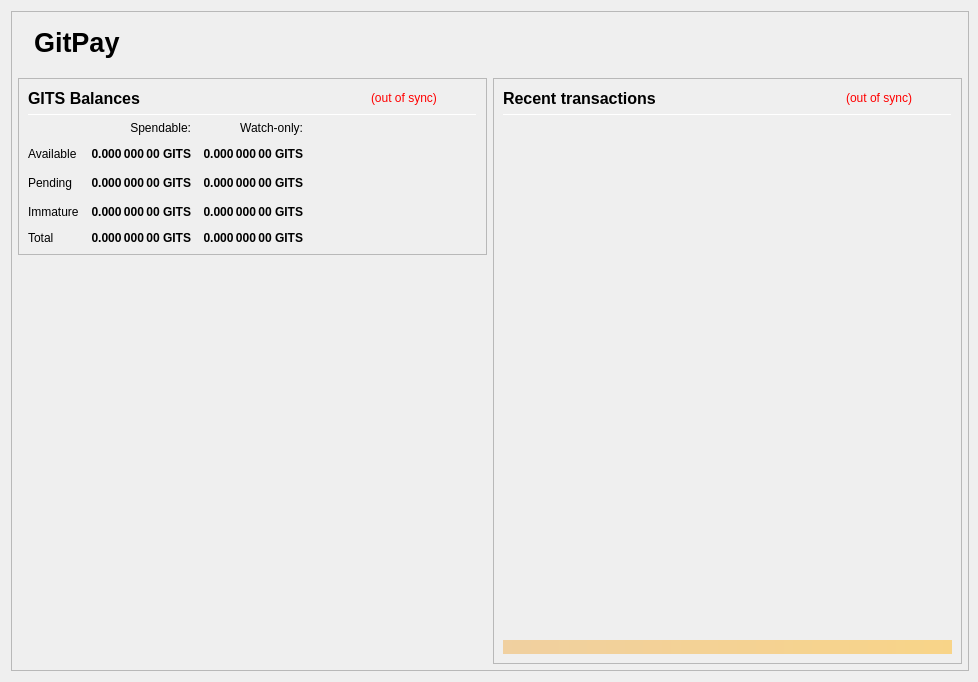
<?xml version="1.0" encoding="UTF-8"?>
<ui version="4.0">
 <class>OverviewPage</class>
 <widget class="QWidget" name="OverviewPage">
  <property name="geometry">
   <rect>
    <x>0</x>
    <y>0</y>
    <width>978</width>
    <height>682</height>
   </rect>
  </property>
  <property name="minimumSize">
   <size>
    <width>960</width>
    <height>682</height>
   </size>
  </property>
  <property name="font">
   <font>
    <weight>50</weight>
    <bold>false</bold>
   </font>
  </property>
  <property name="windowTitle">
   <string>Form</string>
  </property>
  <layout class="QVBoxLayout" name="topLayout" stretch="0">
   <property name="rightMargin">
    <number>9</number>
   </property>
   <item>
    <widget class="QFrame" name="frame_BG">
     <property name="minimumSize">
      <size>
       <width>850</width>
       <height>610</height>
      </size>
     </property>
     <property name="maximumSize">
      <size>
       <width>16777215</width>
       <height>16777215</height>
      </size>
     </property>
     <property name="frameShape">
      <enum>QFrame::StyledPanel</enum>
     </property>
     <property name="frameShadow">
      <enum>QFrame::Raised</enum>
     </property>
     <layout class="QVBoxLayout" name="verticalLayout_3" stretch="0">
      <property name="leftMargin">
       <number>0</number>
      </property>
      <property name="topMargin">
       <number>0</number>
      </property>
      <property name="rightMargin">
       <number>0</number>
      </property>
      <property name="bottomMargin">
       <number>6</number>
      </property>
      <item>
       <layout class="QVBoxLayout" name="verticalLayout_Master" stretch="0,1">
        <property name="leftMargin">
         <number>0</number>
        </property>
        <property name="topMargin">
         <number>0</number>
        </property>
        <property name="rightMargin">
         <number>0</number>
        </property>
        <property name="bottomMargin">
         <number>0</number>
        </property>
        <item>
         <widget class="QFrame" name="frame_Header">
          <layout class="QVBoxLayout" name="verticalLayout_Header" stretch="0">
           <property name="leftMargin">
            <number>0</number>
           </property>
           <property name="topMargin">
            <number>0</number>
           </property>
           <property name="rightMargin">
            <number>0</number>
           </property>
           <property name="bottomMargin">
            <number>0</number>
           </property>
           <item>
            <layout class="QHBoxLayout" name="horizontalLayout_Header" stretch="1,0">
             <property name="spacing">
              <number>6</number>
             </property>
             <item>
              <spacer name="horizontalSpacer_Header">
               <property name="orientation">
                <enum>Qt::Horizontal</enum>
               </property>
               <property name="sizeHint" stdset="0">
                <size>
                 <width>40</width>
                 <height>20</height>
                </size>
               </property>
              </spacer>
             </item>
			 <item>
           <widget class="QLabel" name="labelOverviewHeaderLeft">
            <property name="minimumSize">
             <size>
              <width>464</width>
              <height>60</height>
             </size>
            </property>
            <property name="maximumSize">
             <size>
              <width>16777215</width>
              <height>60</height>
             </size>
            </property>
            <property name="font">
             <font>
              <pointsize>20</pointsize>
              <weight>75</weight>
              <bold>true</bold>
             </font>
            </property>
            <property name="text">
             <string>GitPay</string>
            </property>
            <property name="alignment">
             <set>Qt::AlignLeading|Qt::AlignLeft|Qt::AlignVCenter</set>
            </property>
           </widget>
          </item>
             <item>
              <widget class="QLabel" name="labelOverviewHeaderRight">
               <property name="minimumSize">
                <size>
                 <width>464</width>
                 <height>60</height>
                </size>
               </property>
               <property name="maximumSize">
                <size>
                 <width>16777215</width>
                 <height>60</height>
                </size>
               </property>
				<property name="font">
				 <font>
				  <pointsize>20</pointsize>
				  <weight>75</weight>
				  <bold>true</bold>
				 </font>
				</property>
				<property name="text">
				 <string></string>
				</property>
               <property name="alignment">
                <set>Qt::AlignRight|Qt::AlignTrailing|Qt::AlignVCenter</set>
               </property>
              </widget>
             </item>
            </layout>
           </item>
          </layout>
         </widget>
        </item>
        <item>
         <widget class="QFrame" name="frame_Content">
          <layout class="QVBoxLayout" name="verticalLayout_Content">
           <property name="leftMargin">
            <number>6</number>
           </property>
           <property name="topMargin">
            <number>0</number>
           </property>
           <property name="rightMargin">
            <number>6</number>
           </property>
           <property name="bottomMargin">
            <number>0</number>
           </property>
           <item>
            <layout class="QHBoxLayout" name="horizontalLayout_Content" stretch="1,1">
             <property name="spacing">
              <number>6</number>
             </property>
             <item>
              <layout class="QVBoxLayout" name="verticalLayout_left" stretch="0,0">
               <item>
                <widget class="QFrame" name="frameBalances">
                 <property name="frameShape">
                  <enum>QFrame::StyledPanel</enum>
                 </property>
                 <property name="frameShadow">
                  <enum>QFrame::Raised</enum>
                 </property>
                 <layout class="QVBoxLayout" name="verticalLayout_4">
                  <item>
                   <layout class="QHBoxLayout" name="hlBalancesHeader" stretch="2,0,0">
                    <property name="spacing">
                     <number>6</number>
                    </property>
                    <item>
                     <widget class="QLabel" name="labelBalances">
                      <property name="minimumSize">
                       <size>
                        <width>0</width>
                        <height>0</height>
                       </size>
                      </property>
                      <property name="font">
                       <font>
                        <pointsize>12</pointsize>
                        <weight>75</weight>
                        <bold>true</bold>
                       </font>
                      </property>
                      <property name="text">
                       <string>GITS Balances</string>
                      </property>
                     </widget>
                    </item>
                    <item>
                     <widget class="QLabel" name="labelWalletStatus">
                      <property name="cursor">
                       <cursorShape>WhatsThisCursor</cursorShape>
                      </property>
                      <property name="toolTip">
                       <string>The displayed information may be out of date. Your wallet automatically synchronizes with the GITS network after a connection is established, but this process has not completed yet.</string>
                      </property>
                      <property name="styleSheet">
                       <string notr="true">QLabel { color: red; }</string>
                      </property>
                      <property name="text">
                       <string notr="true">(out of sync)</string>
                      </property>
                      <property name="alignment">
                       <set>Qt::AlignLeading|Qt::AlignLeft|Qt::AlignVCenter</set>
                      </property>
                     </widget>
                    </item>
                    <item>
                     <spacer name="hsBalancesHeader">
                      <property name="orientation">
                       <enum>Qt::Horizontal</enum>
                      </property>
                      <property name="sizeHint" stdset="0">
                       <size>
                        <width>40</width>
                        <height>20</height>
                       </size>
                      </property>
                     </spacer>
                    </item>
                   </layout>
                  </item>
                  <item>
                   <widget class="Line" name="lineBalances">
                    <property name="minimumSize">
                     <size>
                      <width>0</width>
                      <height>1</height>
                     </size>
                    </property>
                    <property name="maximumSize">
                     <size>
                      <width>16777215</width>
                      <height>1</height>
                     </size>
                    </property>
                    <property name="orientation">
                     <enum>Qt::Horizontal</enum>
                    </property>
                   </widget>
                  </item>
                  <item>
                   <layout class="QGridLayout" name="gridLayout">
                    <property name="spacing">
                     <number>12</number>
                    </property>
                    <item row="2" column="2">
                     <widget class="QLabel" name="labelWatchPending">
                      <property name="font">
                       <font>
                        <weight>75</weight>
                        <bold>true</bold>
                       </font>
                      </property>
                      <property name="cursor">
                       <cursorShape>ArrowCursor</cursorShape>
                      </property>
                      <property name="toolTip">
                       <string>Unconfirmed transactions to watch-only addresses</string>
                      </property>
                      <property name="text">
                       <string notr="true">0.000 000 00 GITS</string>
                      </property>
                      <property name="alignment">
                       <set>Qt::AlignRight|Qt::AlignTrailing|Qt::AlignVCenter</set>
                      </property>
                      <property name="textInteractionFlags">
                       <set>Qt::NoTextInteraction</set>
                      </property>
                     </widget>
                    </item>
                    <item row="2" column="1">
                     <widget class="QLabel" name="labelUnconfirmed">
                      <property name="font">
                       <font>
                        <weight>75</weight>
                        <bold>true</bold>
                       </font>
                      </property>
                      <property name="cursor">
                       <cursorShape>ArrowCursor</cursorShape>
                      </property>
                      <property name="toolTip">
                       <string>Total of transactions that have yet to be confirmed, and do not yet count toward the spendable balance</string>
                      </property>
                      <property name="text">
                       <string notr="true">0.000 000 00 GITS</string>
                      </property>
                      <property name="alignment">
                       <set>Qt::AlignRight|Qt::AlignTrailing|Qt::AlignVCenter</set>
                      </property>
                      <property name="textInteractionFlags">
                       <set>Qt::NoTextInteraction</set>
                      </property>
                     </widget>
                    </item>
                    <item row="3" column="2">
                     <widget class="QLabel" name="labelWatchImmature">
                      <property name="font">
                       <font>
                        <weight>75</weight>
                        <bold>true</bold>
                       </font>
                      </property>
                      <property name="cursor">
                       <cursorShape>ArrowCursor</cursorShape>
                      </property>
                      <property name="toolTip">
                       <string>Staked or masternode rewards in watch-only addresses that has not yet matured</string>
                      </property>
                      <property name="text">
                       <string notr="true">0.000 000 00 GITS</string>
                      </property>
                      <property name="alignment">
                       <set>Qt::AlignRight|Qt::AlignTrailing|Qt::AlignVCenter</set>
                      </property>
                      <property name="textInteractionFlags">
                       <set>Qt::NoTextInteraction</set>
                      </property>
                     </widget>
                    </item>
                    <item row="4" column="0">
                     <widget class="QLabel" name="labelTotalText">
                      <property name="text">
                       <string>Total</string>
                      </property>
                      <property name="textInteractionFlags">
                       <set>Qt::NoTextInteraction</set>
                      </property>
                     </widget>
                    </item>
                    <item row="3" column="1">
                     <widget class="QLabel" name="labelImmature">
                      <property name="font">
                       <font>
                        <weight>75</weight>
                        <bold>true</bold>
                       </font>
                      </property>
                      <property name="cursor">
                       <cursorShape>ArrowCursor</cursorShape>
                      </property>
                      <property name="toolTip">
                       <string>Staked or masternode rewards that has not yet matured</string>
                      </property>
                      <property name="text">
                       <string notr="true">0.000 000 00 GITS</string>
                      </property>
                      <property name="alignment">
                       <set>Qt::AlignRight|Qt::AlignTrailing|Qt::AlignVCenter</set>
                      </property>
                      <property name="textInteractionFlags">
                       <set>Qt::NoTextInteraction</set>
                      </property>
                     </widget>
                    </item>
                    <item row="2" column="3">
                     <spacer name="hsBalances">
                      <property name="orientation">
                       <enum>Qt::Horizontal</enum>
                      </property>
                      <property name="sizeHint" stdset="0">
                       <size>
                        <width>40</width>
                        <height>20</height>
                       </size>
                      </property>
                     </spacer>
                    </item>
                    <item row="3" column="0">
                     <widget class="QLabel" name="labelImmatureText">
                      <property name="text">
                       <string>Immature</string>
                      </property>
                      <property name="textInteractionFlags">
                       <set>Qt::NoTextInteraction</set>
                      </property>
                     </widget>
                    </item>
                    <item row="4" column="1">
                     <widget class="QLabel" name="labelTotal">
                      <property name="font">
                       <font>
                        <weight>75</weight>
                        <bold>true</bold>
                       </font>
                      </property>
                      <property name="cursor">
                       <cursorShape>ArrowCursor</cursorShape>
                      </property>
                      <property name="toolTip">
                       <string>Your current total balance</string>
                      </property>
                      <property name="text">
                       <string notr="true">0.000 000 00 GITS</string>
                      </property>
                      <property name="alignment">
                       <set>Qt::AlignRight|Qt::AlignTrailing|Qt::AlignVCenter</set>
                      </property>
                      <property name="textInteractionFlags">
                       <set>Qt::NoTextInteraction</set>
                      </property>
                     </widget>
                    </item>
                    <item row="4" column="2">
                     <widget class="QLabel" name="labelWatchTotal">
                      <property name="font">
                       <font>
                        <weight>75</weight>
                        <bold>true</bold>
                       </font>
                      </property>
                      <property name="cursor">
                       <cursorShape>ArrowCursor</cursorShape>
                      </property>
                      <property name="toolTip">
                       <string>Current total balance in watch-only addresses</string>
                      </property>
                      <property name="text">
                       <string notr="true">0.000 000 00 GITS</string>
                      </property>
                      <property name="alignment">
                       <set>Qt::AlignRight|Qt::AlignTrailing|Qt::AlignVCenter</set>
                      </property>
                      <property name="textInteractionFlags">
                       <set>Qt::NoTextInteraction</set>
                      </property>
                     </widget>
                    </item>
                    <item row="0" column="2">
                     <widget class="QLabel" name="labelWatchonly">
                      <property name="text">
                       <string>Watch-only:</string>
                      </property>
                      <property name="alignment">
                       <set>Qt::AlignRight|Qt::AlignTrailing|Qt::AlignVCenter</set>
                      </property>
                     </widget>
                    </item>
                    <item row="1" column="0">
                     <widget class="QLabel" name="labelBalanceText">
                      <property name="text">
                       <string>Available</string>
                      </property>
                      <property name="textInteractionFlags">
                       <set>Qt::NoTextInteraction</set>
                      </property>
                     </widget>
                    </item>
                    <item row="1" column="1">
                     <widget class="QLabel" name="labelBalance">
                      <property name="font">
                       <font>
                        <weight>75</weight>
                        <bold>true</bold>
                       </font>
                      </property>
                      <property name="cursor">
                       <cursorShape>ArrowCursor</cursorShape>
                      </property>
                      <property name="toolTip">
                       <string>Your current spendable balance</string>
                      </property>
                      <property name="text">
                       <string notr="true">0.000 000 00 GITS</string>
                      </property>
                      <property name="alignment">
                       <set>Qt::AlignRight|Qt::AlignTrailing|Qt::AlignVCenter</set>
                      </property>
                      <property name="textInteractionFlags">
                       <set>Qt::NoTextInteraction</set>
                      </property>
                     </widget>
                    </item>
                    <item row="1" column="2">
                     <widget class="QLabel" name="labelWatchAvailable">
                      <property name="font">
                       <font>
                        <weight>75</weight>
                        <bold>true</bold>
                       </font>
                      </property>
                      <property name="cursor">
                       <cursorShape>ArrowCursor</cursorShape>
                      </property>
                      <property name="toolTip">
                       <string>Your current balance in watch-only addresses</string>
                      </property>
                      <property name="text">
                       <string notr="true">0.000 000 00 GITS</string>
                      </property>
                      <property name="alignment">
                       <set>Qt::AlignRight|Qt::AlignTrailing|Qt::AlignVCenter</set>
                      </property>
                      <property name="textInteractionFlags">
                       <set>Qt::NoTextInteraction</set>
                      </property>
                     </widget>
                    </item>
                    <item row="2" column="0">
                     <widget class="QLabel" name="labelPendingText">
                      <property name="text">
                       <string>Pending</string>
                      </property>
                      <property name="textInteractionFlags">
                       <set>Qt::NoTextInteraction</set>
                      </property>
                     </widget>
                    </item>
                    <item row="0" column="1">
                     <widget class="QLabel" name="labelSpendable">
                      <property name="text">
                       <string>Spendable:</string>
                      </property>
                      <property name="alignment">
                       <set>Qt::AlignRight|Qt::AlignTrailing|Qt::AlignVCenter</set>
                      </property>
                     </widget>
                    </item>
                   </layout>
                  </item>
                 </layout>
                </widget>
               </item>
               <item>
                <spacer name="verticalSpacer">
                 <property name="orientation">
                  <enum>Qt::Vertical</enum>
                 </property>
                 <property name="sizeHint" stdset="0">
                  <size>
                   <width>20</width>
                   <height>40</height>
                  </size>
                 </property>
                </spacer>
               </item>
              </layout>
             </item>
             <item>
              <layout class="QVBoxLayout" name="verticalLayout_right" stretch="1">
               <item>
                <widget class="QFrame" name="frame_RecentTransactions">
                 <property name="minimumSize">
                  <size>
                   <width>0</width>
                   <height>0</height>
                  </size>
                 </property>
                 <property name="frameShape">
                  <enum>QFrame::StyledPanel</enum>
                 </property>
                 <property name="frameShadow">
                  <enum>QFrame::Raised</enum>
                 </property>
                 <layout class="QVBoxLayout" name="verticalLayout_1" stretch="0,0,0,0,0">
                  <item>
                   <layout class="QHBoxLayout" name="horizontalLayout_2" stretch="2,0,0">
                    <property name="spacing">
                     <number>3</number>
                    </property>
                    <item>
                     <widget class="QLabel" name="label_4">
                      <property name="minimumSize">
                       <size>
                        <width>0</width>
                        <height>20</height>
                       </size>
                      </property>
                      <property name="font">
                       <font>
                        <pointsize>12</pointsize>
                        <weight>75</weight>
                        <bold>true</bold>
                       </font>
                      </property>
                      <property name="text">
                       <string>Recent transactions</string>
                      </property>
                     </widget>
                    </item>
                    <item>
                     <widget class="QLabel" name="labelTransactionsStatus">
                      <property name="cursor">
                       <cursorShape>WhatsThisCursor</cursorShape>
                      </property>
                      <property name="toolTip">
                       <string>The displayed information may be out of date. Your wallet automatically synchronizes with the GITS network after a connection is established, but this process has not completed yet.</string>
                      </property>
                      <property name="styleSheet">
                       <string notr="true">QLabel { color: red; }</string>
                      </property>
                      <property name="text">
                       <string notr="true">(out of sync)</string>
                      </property>
                      <property name="alignment">
                       <set>Qt::AlignRight|Qt::AlignTrailing|Qt::AlignVCenter</set>
                      </property>
                     </widget>
                    </item>
                    <item>
                     <spacer name="horizontalSpacer">
                      <property name="orientation">
                       <enum>Qt::Horizontal</enum>
                      </property>
                      <property name="sizeHint" stdset="0">
                       <size>
                        <width>40</width>
                        <height>20</height>
                       </size>
                      </property>
                     </spacer>
                    </item>
                   </layout>
                  </item>
                  <item>
                   <widget class="Line" name="line">
                    <property name="minimumSize">
                     <size>
                      <width>0</width>
                      <height>1</height>
                     </size>
                    </property>
                    <property name="maximumSize">
                     <size>
                      <width>16777215</width>
                      <height>1</height>
                     </size>
                    </property>
                    <property name="orientation">
                     <enum>Qt::Horizontal</enum>
                    </property>
                   </widget>
                  </item>
                  <item>
                   <widget class="QListView" name="listTransactions">
                    <property name="minimumSize">
                     <size>
                      <width>0</width>
                      <height>0</height>
                     </size>
                    </property>
                    <property name="styleSheet">
                     <string notr="true">QListView { background: transparent; }</string>
                    </property>
                    <property name="frameShape">
                     <enum>QFrame::NoFrame</enum>
                    </property>
                    <property name="verticalScrollBarPolicy">
                     <enum>Qt::ScrollBarAlwaysOff</enum>
                    </property>
                    <property name="horizontalScrollBarPolicy">
                     <enum>Qt::ScrollBarAlwaysOff</enum>
                    </property>
                    <property name="selectionMode">
                     <enum>QAbstractItemView::NoSelection</enum>
                    </property>
                   </widget>
                  </item>
                  <item>
                   <spacer name="verticalSpacer_2">
                    <property name="orientation">
                     <enum>Qt::Vertical</enum>
                    </property>
                    <property name="sizeType">
                     <enum>QSizePolicy::Expanding</enum>
                    </property>
                    <property name="sizeHint" stdset="0">
                     <size>
                      <width>20</width>
                      <height>40</height>
                     </size>
                    </property>
                   </spacer>
                  </item>
                  <item>
                   <widget class="QLabel" name="labelAlerts">
                    <property name="maximumSize">
                     <size>
                      <width>16777215</width>
                      <height>16777215</height>
                     </size>
                    </property>
                    <property name="styleSheet">
                     <string notr="true">background-color: qlineargradient(x1: 0, y1: 0, x2: 1, y2: 0, stop:0 #F0D0A0, stop:1 #F8D488); color:#000000;</string>
                    </property>
                    <property name="text">
                     <string/>
                    </property>
                    <property name="wordWrap">
                     <bool>true</bool>
                    </property>
                    <property name="margin">
                     <number>3</number>
                    </property>
                   </widget>
                  </item>
                 </layout>
                </widget>
               </item>
              </layout>
             </item>
            </layout>
           </item>
          </layout>
         </widget>
        </item>
       </layout>
      </item>
     </layout>
    </widget>
   </item>
  </layout>
 </widget>
 <resources/>
 <connections/>
</ui>
